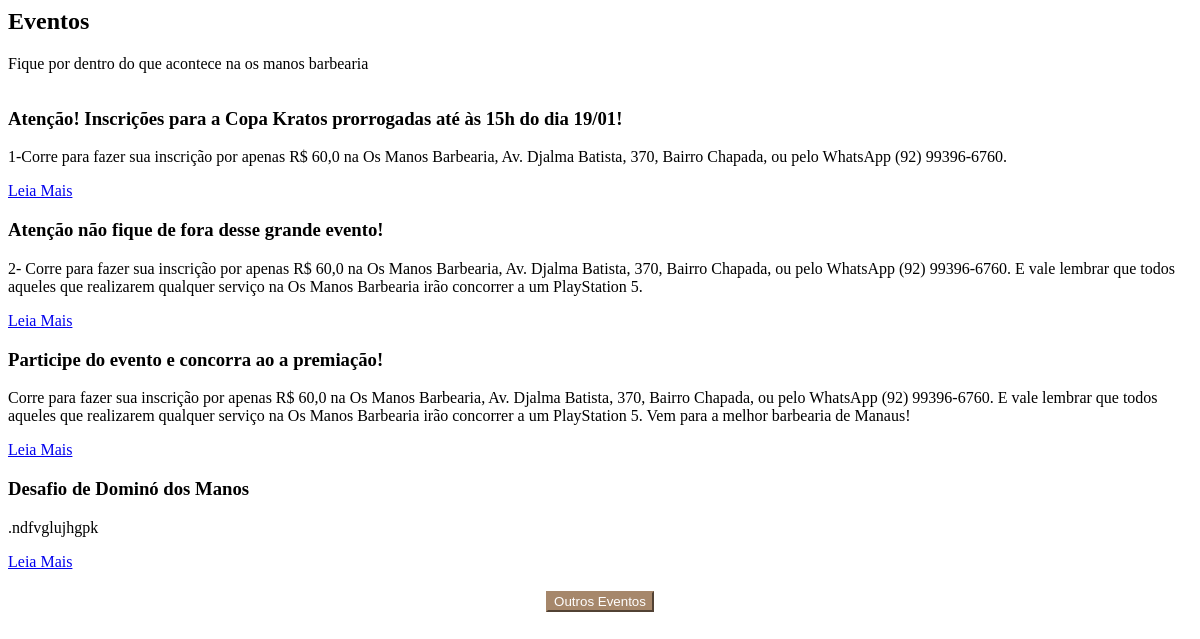
Page /_modelo/components/noticias.php on the committed database.
### tables this page shows
CREATE TABLE `noticias` (
  `codigo` bigint(20) NOT NULL,
  `titulo` varchar(255) NOT NULL,
  `imagem` varchar(255) NOT NULL,
  `data` datetime NOT NULL,
  `materia` text NOT NULL,
  `situacao` enum('0','1') NOT NULL DEFAULT '0'
);

### _modelo/components/noticias.php (the view, shortened to what this page needs)
<section id="eventos" class="recent-blog-posts">
  <div class="container" data-aos="fade-up">
    <div class="section-header">
      <h2>Eventos</h2>
      <p>Fique por dentro do que acontece na os manos barbearia</p>
    </div>
    <div class="row">
      <?php
      $query = "select * from noticias where situacao = '1'";
      $result = mysqli_query($con, $query);
      while($d = mysqli_fetch_object($result)){
      ?>
      <div class="col-lg-4 mb-3" data-aos="fade-up" data-aos-delay="200">
        <div class="post-box mb-3">
          <h3 class="post-title" style="overflow: hidden; text-overflow: ellipsis; display: -webkit-box; -webkit-line-clamp: 2; -webkit-box-orient: vertical;"><?=$d->titulo?></h3>
          <p style="overflow: hidden; text-overflow: ellipsis; display: -webkit-box; -webkit-line-clamp: 3; -webkit-box-orient: vertical;"><?=strip_tags(str_replace('<',' <',str_replace('>','> ',$d->materia)))?></p>
          <a href="noticia.php?cod=<?=$d->codigo?>" class="readmore stretched-link" ><span>Leia Mais</span><i class="bi bi-arrow-right"></i></a>
        </div>
      </div>
      <?php
      }
      ?>
    </div>
    <center style="margin-top:20px">
      <a href="noticia_categoria.php">
     <button type="button" class="btn btn-outline-info">
      Outros Eventos
    </button></a>
  </center>
  </div>
</section>

### _modelo/components/noticias.php (style rules this page uses)
.btn-outline-info { color: #fffefe; background-color: #a6876b!important; border-color: #a6876b!important; }

### rows in the picture
noticias: titulo "Atenção! Inscrições para a Copa Kratos prorrogadas até às 15h do dia 19/01!", materia "1-Corre para fazer sua inscrição por apenas R$ 60,0 na Os Manos Barbearia, Av. Djalma Batista, 370, Bairro Chapada, ou pelo WhatsApp (92) 99396-6760."
noticias: titulo "Atenção não fique de fora desse grande evento!", materia "2- Corre para fazer sua inscrição por apenas R$ 60,0 na Os Manos Barbearia, Av. Djalma Batista, 370, Bairro Chapada, ou pelo WhatsApp (92) 99396-6760. E vale lembrar que todos aqueles que realizarem qualquer serviço na Os Manos Barbearia irão concorrer a um PlayStation 5."
noticias: titulo "Participe do evento e concorra ao a premiação!", materia "Corre para fazer sua inscrição por apenas R$ 60,0 na Os Manos Barbearia, Av. Djalma Batista, 370, Bairro Chapada, ou pelo WhatsApp (92) 99396-6760. E vale lembrar que todos aqueles que realizarem qualquer serviço na Os Manos Barbearia irão concorrer a um PlayStation 5. Vem para a melhor barbearia de Manaus!"
noticias: titulo "Desafio de Dominó dos Manos", materia ".ndfvglujhgpk"
